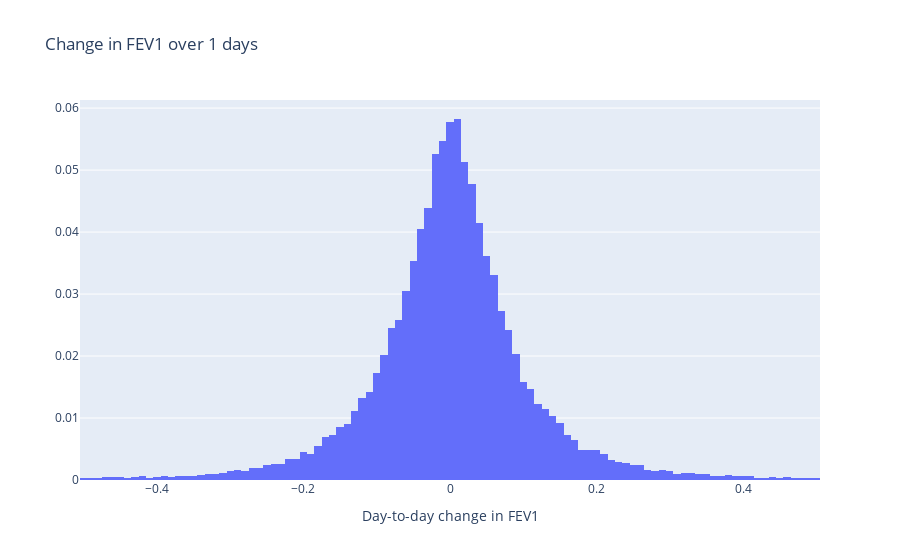

Notebook source saved alongside this figure:
### Code cell
fev1_col = "ecFEV1"
fev1_col = "FEV1"
n_days = 1
df_d2d = df.groupby("ID").apply(get_day_to_day_ecFEV1, n_days, fev1_col)
d2d = df_d2d[f"day_to_day_{fev1_col}"].dropna().reset_index().drop(columns=["level_1"])

# Plot histogram of
fig = go.Figure()
xbins = dict(start=-0.505, end=0.5, size=0.01)
fig.add_trace(
    go.Histogram(x=d2d[f"day_to_day_{fev1_col}"], xbins=xbins, histnorm="probability")
)

# weight = 0.7
# Add gaussian with std as d2d
# mu = d2d["day_to_day_ecFEV1"].mean()
# std = d2d["day_to_day_ecFEV1"].std()
# print(f"mu: {mu}, std: {std}")
# x = np.linspace(-0.5, 0.5, 100)
# y1 = norm.pdf(x, mu, std*1.1)
# y1 = (1-weight) * y1 / y1.sum()
# fig.add_trace(go.Scatter(x=x, y=y1, mode='lines', name="Gaussian", line=dict(color='red')))
# # Add laplace
# y2 = norm.pdf(x, mu, 0.05)
# y2 = laplace.pdf(x, mu, 0.05)
# y2 = weight * y2 / y2.sum()
# fig.add_trace(go.Scatter(x=x, y=y2, mode='lines', name="Laplace", line=dict(color='green')))

# y = y1 + y2
# fig.add_trace(go.Scatter(x=x, y=y, mode='lines', name="Combined", line=dict(color='blue')))

fig.update_xaxes(title_text=f"Day-to-day change in {fev1_col}")
fig.update_layout(title=f"Change in {fev1_col} over {n_days} days")
fig.show()

### Figure 1 — Plotly figure (JSON) as saved in the notebook; plotly's stock layout.template omitted (floating-point values rounded to 4 significant figures; data arrays with more than 128 entries replaced by an {"elided": "..."} marker saying what was removed)
{"data": [{"histnorm": "probability", "type": "histogram", "x": {"elided": "40908 float values"}, "xbins": {"end": 0.5, "size": 0.01, "start": -0.505}}], "layout": {"title": {"text": "Change in FEV1 over 1 days"}, "xaxis": {"title": {"text": "Day-to-day change in FEV1"}}}}
